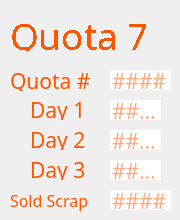
     <widget class="QWidget" name="page_7">
      <widget class="QLabel" name="label_43">
       <property name="geometry">
        <rect>
         <x>30</x>
         <y>100</y>
         <width>61</width>
         <height>20</height>
        </rect>
       </property>
       <property name="font">
        <font>
         <family>IBM 3270</family>
         <pointsize>16</pointsize>
        </font>
       </property>
       <property name="styleSheet">
        <string notr="true">color: rgb(253, 85, 0);
border: none;</string>
       </property>
       <property name="text">
        <string>Day 1</string>
       </property>
      </widget>
      <widget class="QLabel" name="label_44">
       <property name="geometry">
        <rect>
         <x>30</x>
         <y>130</y>
         <width>61</width>
         <height>20</height>
        </rect>
       </property>
       <property name="font">
        <font>
         <family>IBM 3270</family>
         <pointsize>16</pointsize>
        </font>
       </property>
       <property name="styleSheet">
        <string notr="true">color: rgb(253, 85, 0);
border: none;</string>
       </property>
       <property name="text">
        <string>Day 2</string>
       </property>
      </widget>
      <widget class="QLabel" name="label_45">
       <property name="geometry">
        <rect>
         <x>30</x>
         <y>160</y>
         <width>61</width>
         <height>20</height>
        </rect>
       </property>
       <property name="font">
        <font>
         <family>IBM 3270</family>
         <pointsize>16</pointsize>
        </font>
       </property>
       <property name="styleSheet">
        <string notr="true">color: rgb(253, 85, 0);
border: none;</string>
       </property>
       <property name="text">
        <string>Day 3</string>
       </property>
      </widget>
      <widget class="QLineEdit" name="q7d2">
       <property name="geometry">
        <rect>
         <x>110</x>
         <y>130</y>
         <width>51</width>
         <height>20</height>
        </rect>
       </property>
       <property name="font">
        <font>
         <family>IBM 3270</family>
         <pointsize>16</pointsize>
        </font>
       </property>
       <property name="styleSheet">
        <string notr="true">color: rgb(253, 85, 0);
border: none;</string>
       </property>
       <property name="maxLength">
        <number>4</number>
       </property>
       <property name="placeholderText">
        <string>####</string>
       </property>
      </widget>
      <widget class="QLineEdit" name="q7d3">
       <property name="geometry">
        <rect>
         <x>110</x>
         <y>160</y>
         <width>51</width>
         <height>20</height>
        </rect>
       </property>
       <property name="font">
        <font>
         <family>IBM 3270</family>
         <pointsize>16</pointsize>
        </font>
       </property>
       <property name="styleSheet">
        <string notr="true">color: rgb(253, 85, 0);
border: none;</string>
       </property>
       <property name="maxLength">
        <number>4</number>
       </property>
       <property name="placeholderText">
        <string>####</string>
       </property>
      </widget>
      <widget class="QLineEdit" name="q7d1">
       <property name="geometry">
        <rect>
         <x>110</x>
         <y>100</y>
         <width>51</width>
         <height>20</height>
        </rect>
       </property>
       <property name="font">
        <font>
         <family>IBM 3270</family>
         <pointsize>16</pointsize>
         <weight>50</weight>
         <bold>false</bold>
        </font>
       </property>
       <property name="styleSheet">
        <string notr="true">color: rgb(253, 85, 0);
border: none;</string>
       </property>
       <property name="inputMethodHints">
        <set>Qt::ImhNone</set>
       </property>
       <property name="text">
        <string/>
       </property>
       <property name="maxLength">
        <number>4</number>
       </property>
       <property name="readOnly">
        <bool>false</bool>
       </property>
       <property name="placeholderText">
        <string>####</string>
       </property>
      </widget>
      <widget class="QLabel" name="label_46">
       <property name="geometry">
        <rect>
         <x>10</x>
         <y>70</y>
         <width>81</width>
         <height>21</height>
        </rect>
       </property>
       <property name="font">
        <font>
         <family>IBM 3270</family>
         <pointsize>16</pointsize>
        </font>
       </property>
       <property name="styleSheet">
        <string notr="true">color: rgb(253, 85, 0);</string>
       </property>
       <property name="text">
        <string>Quota #</string>
       </property>
      </widget>
      <widget class="QLabel" name="label_47">
       <property name="geometry">
        <rect>
         <x>10</x>
         <y>10</y>
         <width>151</width>
         <height>41</height>
        </rect>
       </property>
       <property name="sizePolicy">
        <sizepolicy hsizetype="Fixed" vsizetype="Fixed">
         <horstretch>0</horstretch>
         <verstretch>0</verstretch>
        </sizepolicy>
       </property>
       <property name="font">
        <font>
         <family>IBM 3270</family>
         <pointsize>24</pointsize>
         <weight>50</weight>
         <italic>false</italic>
         <bold>false</bold>
         <stylestrategy>NoAntialias</stylestrategy>
        </font>
       </property>
       <property name="styleSheet">
        <string notr="true">font: 24pt &quot;IBM 3270&quot;;
color: rgb(253, 85, 0);</string>
       </property>
       <property name="text">
        <string>&lt;html&gt;&lt;head/&gt;&lt;body&gt;&lt;p&gt;&lt;span style=&quot; font-size:28pt;&quot;&gt;Quota 7&lt;/span&gt;&lt;/p&gt;&lt;/body&gt;&lt;/html&gt;</string>
       </property>
      </widget>
      <widget class="QLineEdit" name="q7">
       <property name="geometry">
        <rect>
         <x>110</x>
         <y>70</y>
         <width>61</width>
         <height>20</height>
        </rect>
       </property>
       <property name="font">
        <font>
         <family>IBM 3270</family>
         <pointsize>16</pointsize>
        </font>
       </property>
       <property name="styleSheet">
        <string notr="true">color: rgb(253, 85, 0);
border: none;</string>
       </property>
       <property name="text">
        <string/>
       </property>
       <property name="maxLength">
        <number>5</number>
       </property>
       <property name="readOnly">
        <bool>false</bool>
       </property>
       <property name="placeholderText">
        <string>####</string>
       </property>
      </widget>
      <widget class="QLabel" name="label_48">
       <property name="geometry">
        <rect>
         <x>10</x>
         <y>190</y>
         <width>91</width>
         <height>21</height>
        </rect>
       </property>
       <property name="font">
        <font>
         <family>IBM 3270</family>
         <pointsize>12</pointsize>
        </font>
       </property>
       <property name="styleSheet">
        <string notr="true">color: rgb(253, 85, 0);
border: none;</string>
       </property>
       <property name="text">
        <string>Sold Scrap</string>
       </property>
      </widget>
      <widget class="QLineEdit" name="q7sold">
       <property name="geometry">
        <rect>
         <x>110</x>
         <y>190</y>
         <width>61</width>
         <height>20</height>
        </rect>
       </property>
       <property name="font">
        <font>
         <family>IBM 3270</family>
         <pointsize>16</pointsize>
        </font>
       </property>
       <property name="styleSheet">
        <string notr="true">color: rgb(253, 85, 0);
border: none;</string>
       </property>
       <property name="maxLength">
        <number>5</number>
       </property>
       <property name="placeholderText">
        <string>####</string>
       </property>
      </widget>
     </widget>
